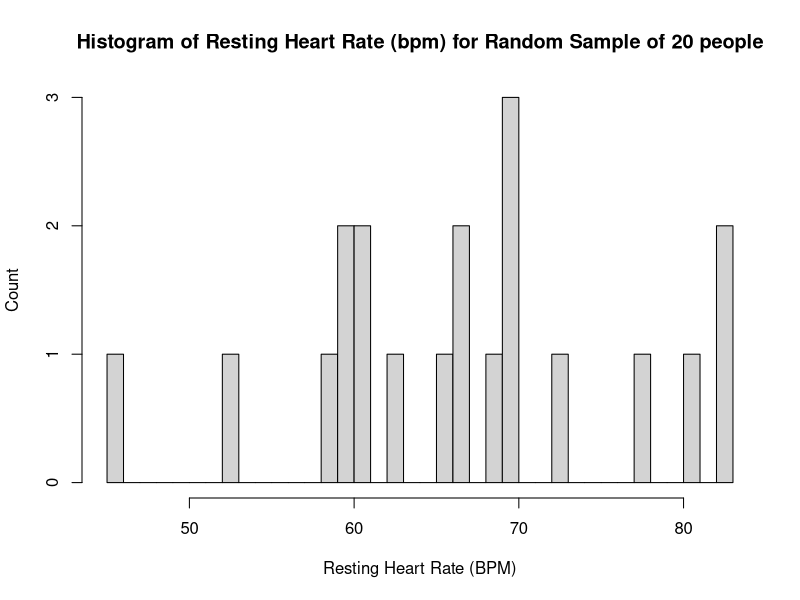
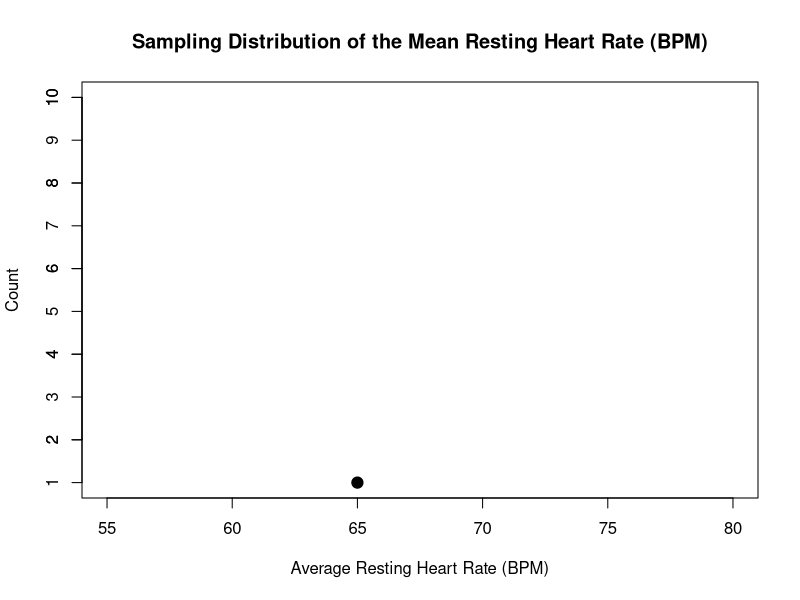
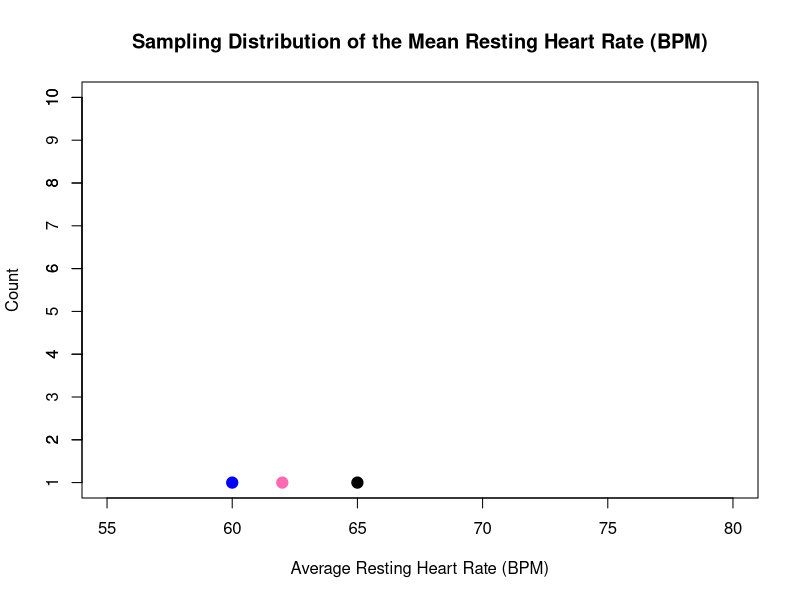
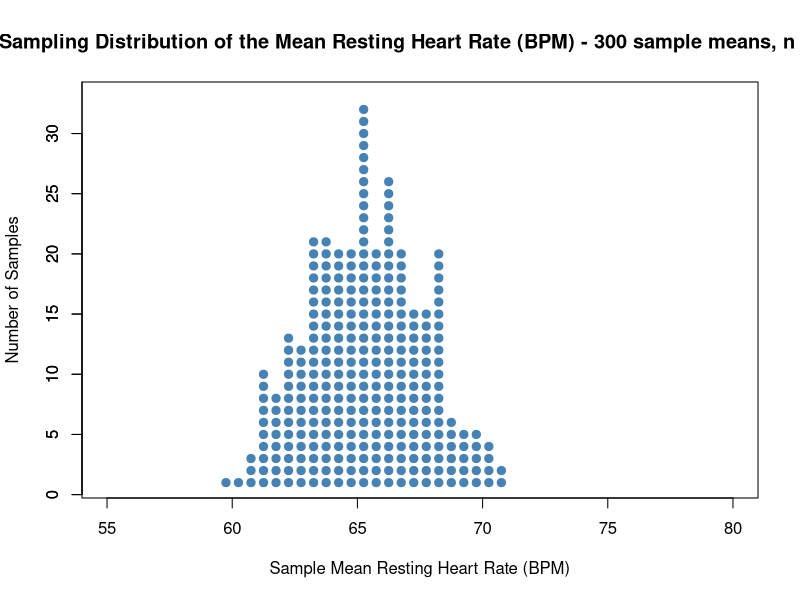
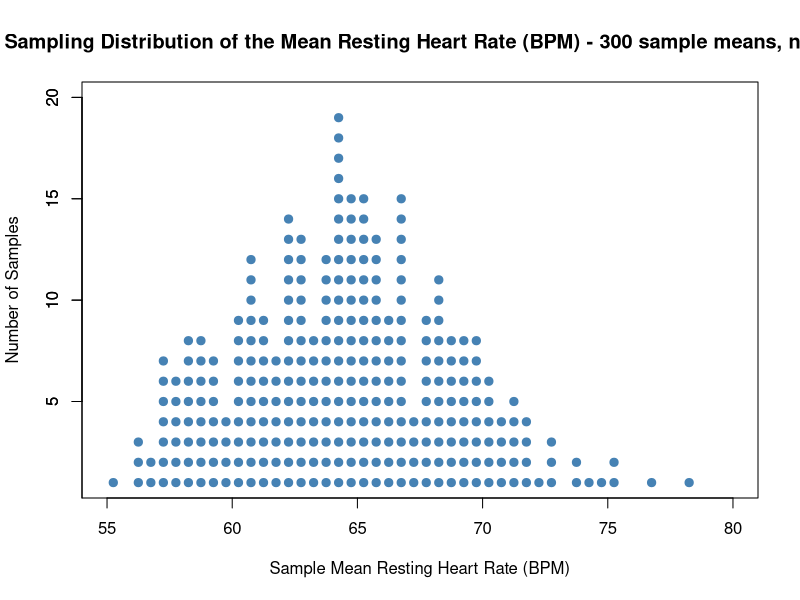
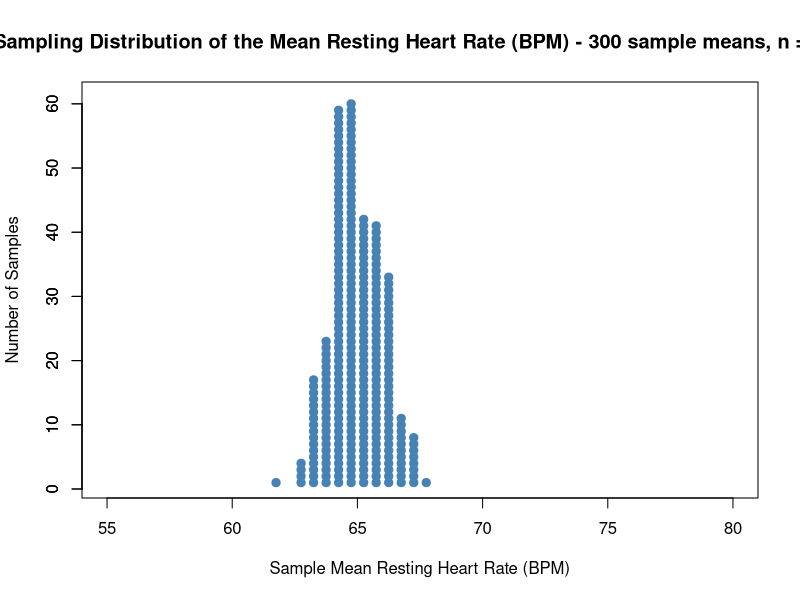
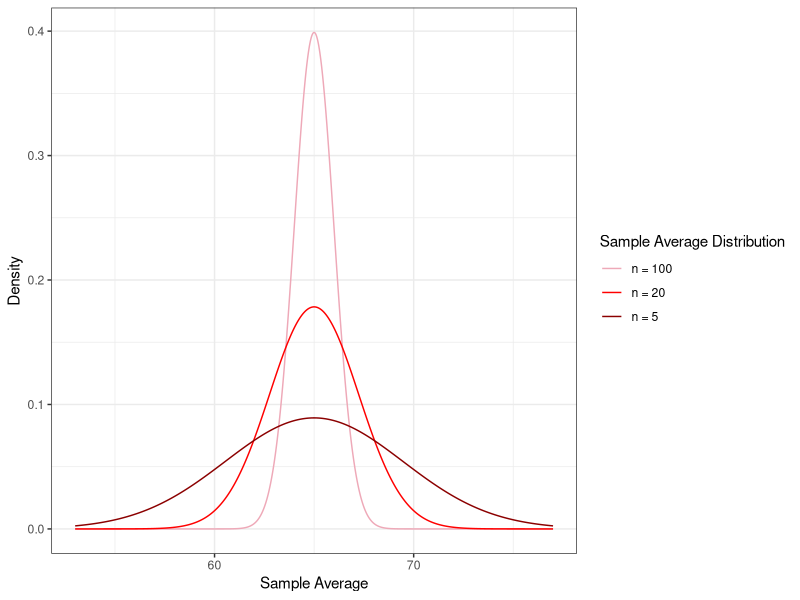

Here is the R script that generated these plots, in order:
## ---- chunk 1
#| fig-alt: "A histogram with the title Histogram of Resting Heart Rate (bpm) for Random Sample of 20 people, with bins spread out from 45 to 85"

library(tidyverse)
set.seed(123)
#Generate random normal
n <- 20
x <- rnorm(n, mean = 65, sd = 10)

h <- hist(
  x,
  breaks = 30,
  main = "Histogram of Resting Heart Rate (bpm) for Random Sample of 20 people",
  xlab = "Resting Heart Rate (BPM)",
  ylab = "Count"
)
## ---- chunk 2
#| fig-alt: "A scatterplot titled Sampling Distribution of the Mean resting Heart Rate (BPM) which has one point at 65"

# Blank scatter plot
plot(
  NA, NA,
  xlim = c(55, 80),
  ylim = c(1, 10),
  xlab = "Average Resting Heart Rate (BPM)",
  ylab = "Count",
  main = "Sampling Distribution of the Mean Resting Heart Rate (BPM)"
)

# Add custom y-axis ticks at 1–5
axis(side = 2, at = 1:10, labels = 1:10)
# Add one dot at (65, 1)
points(65, 1, pch = 19, cex = 1.5)
## ---- chunk 3
#| fig-alt: "A scatterplot titled Sampling Distribution of the Mean Resting Heart Rate (BPM) with three points, a blue one at 60, a pink one at 62, and a black one at 65."

# Blank scatter plot
plot(
  NA, NA,
  xlim = c(55, 80),
  ylim = c(1, 10),
  xlab = "Average Resting Heart Rate (BPM)",
  ylab = "Count",
  main = "Sampling Distribution of the Mean Resting Heart Rate (BPM)"
)

# Add custom y-axis ticks at 1–5
axis(side = 2, at = 1:10, labels = 1:10)

# Add one dot at (65, 1)
points(65, 1, pch = 19, cex = 1.5, col="black")
points(60, 1, pch= 19, cex=1.5, col= "blue")
points(62, 1, pch = 19, cex = 1.5, col="hotpink")
## ---- chunk 4

#| fig-alt: "A scatterplot with the title Sampling Distribution of the Mean Resting Heart Rate (BPM) - 300 sample means, n = 20 with many blue dots between 58 and 72, appearing almost like a normal distribution curve"

# --- Population parameters ---
N_pop <- 1000
mu <- 65
sigma <- 10

# Create the population
population <- rnorm(N_pop, mean = mu, sd = sigma)

# --- Sampling parameters ---
n <- 20          # sample size
n_samples <- 300 # number of repeated samples

# Generate sample means
sample_means <- replicate(
  n_samples,
  mean(sample(population, size = n, replace = TRUE))
)

# --- Stack dots into bins ---
breaks <- seq(55, 90, by = 0.5)
bins <- cut(sample_means, breaks = breaks, include.lowest = TRUE)
counts <- table(bins)

# --- Plot ---
plot(
  NA, NA,
  xlim = c(55, 80),
  ylim = c(1, max(counts) + 1),
  xlab = "Sample Mean Resting Heart Rate (BPM)",
  ylab = "Number of Samples",
  main = "Sampling Distribution of the Mean Resting Heart Rate (BPM) - 300 sample means, n = 20"
)

axis(2, at = pretty(0:max(counts)))

# Draw stacked dots
for (i in seq_along(counts)) {
  if (counts[i] > 0) {
    x_center <- mean(breaks[i:(i + 1)])
    points(rep(x_center, counts[i]), 1:counts[i],
           pch = 19, cex = 1.1, col = "steelblue")
  }
}
## ---- chunk 5
#| fig-alt: "A scatterplot with the title Sampling Distribution of the Mean Resting Heart Rate (BPM) - 300 sample means, n = 5 with many blue dots between 55 and 78, appearing almost like a normal distribution curve"

# --- Population parameters ---
N_pop <- 1000
mu <- 65
sigma <- 10

# Create the population
population <- rnorm(N_pop, mean = mu, sd = sigma)

# --- Sampling parameters ---
n <- 5          # sample size
n_samples <- 300 # number of repeated samples

# Generate sample means
sample_means <- replicate(
  n_samples,
  mean(sample(population, size = n, replace = TRUE))
)

# --- Stack dots into bins ---
breaks <- seq(55, 90, by = 0.5)
bins <- cut(sample_means, breaks = breaks, include.lowest = TRUE)
counts <- table(bins)

# --- Plot ---
plot(
  NA, NA,
  xlim = c(55, 80),
  ylim = c(1, max(counts) + 1),
  xlab = "Sample Mean Resting Heart Rate (BPM)",
  ylab = "Number of Samples",
  main = "Sampling Distribution of the Mean Resting Heart Rate (BPM) - 300 sample means, n = 5"
)

axis(2, at = pretty(0:max(counts)))

# Draw stacked dots
for (i in seq_along(counts)) {
  if (counts[i] > 0) {
    x_center <- mean(breaks[i:(i + 1)])
    points(rep(x_center, counts[i]), 1:counts[i],
           pch = 19, cex = 1.1, col = "steelblue")
  }
}
## ---- chunk 6

#| fig-alt: "A scatterplot with the title Sampling Distribution of the Mean Resting Heart Rate (BPM) - 300 sample means, n = 100 with many blue dots between 62 and 68, appearing almost like a normal distribution curve"

# --- Population parameters ---
N_pop <- 1000
mu <- 65
sigma <- 10

# Create the population
population <- rnorm(N_pop, mean = mu, sd = sigma)

# --- Sampling parameters ---
n <- 100          # sample size
n_samples <- 300 # number of repeated samples

# Generate sample means
sample_means <- replicate(
  n_samples,
  mean(sample(population, size = n, replace = TRUE))
)

# --- Stack dots into bins ---
breaks <- seq(55, 90, by = 0.5)
bins <- cut(sample_means, breaks = breaks, include.lowest = TRUE)
counts <- table(bins)

# --- Plot ---
plot(
  NA, NA,
  xlim = c(55, 80),
  ylim = c(1, max(counts) + 1),
  xlab = "Sample Mean Resting Heart Rate (BPM)",
  ylab = "Number of Samples",
  main = "Sampling Distribution of the Mean Resting Heart Rate (BPM) - 300 sample means, n = 100"
)

axis(2, at = pretty(0:max(counts)))

# Draw stacked dots
for (i in seq_along(counts)) {
  if (counts[i] > 0) {
    x_center <- mean(breaks[i:(i + 1)])
    points(rep(x_center, counts[i]), 1:counts[i],
           pch = 19, cex = 1.1, col = "steelblue")
  }
}
## ---- chunk 7
#| message: FALSE
#| echo: FALSE
#| fig-alt: "A plot with three bell curves; a tall, thin one labelled n = 100; a shorter, wider one labelled n = 20; and an even shorter, wider one labelled n = 5. The x-axis is labelled Sample Average and the y-axis is labelled Density."

library(ggplot2)

ggplot(data = data.frame(x = c(53, 77)), aes(x)) +
  stat_function(fun = dnorm, n = 1001, args = list(mean = 65, sd = 1), aes(color = "n = 100")) +
  stat_function(fun = dnorm, n = 1001, args = list(mean = 65, sd = 10/sqrt(20)), aes(color = "n = 20")) +
  stat_function(fun = dnorm, n = 1001, args = list(mean = 65, sd = 10/sqrt(5)), aes(color = "n = 5")) +
  ylab("Density") + 
  xlab("Sample Average") +
  theme_bw() +
  scale_color_manual(name = "Sample Average Distribution",
                     breaks = c("n = 100", 
                                "n = 20",
                                "n = 5"),
                     values = c("n = 5" = "darkred",
                                "n = 20" = "red",
                                "n = 100" = "pink2"))

## ---- chunk 8
#| echo: true
qnorm(.975, mean = 0, sd = 1)
## ---- chunk 9
#| echo: true
qnorm(.5, mean = 0, sd = 1)
## ---- chunk 10
#| echo: true
alpha <- 0.05
qnorm(1-(alpha/2), mean = 0, sd = 1)
## ---- chunk 11
#| echo: true
qnorm(.95, mean = 0, sd = 1)
## ---- chunk 12
#| echo: true
pnorm(1.96, mean = 0, sd = 1)
## ---- chunk 13
#| echo: true
pnorm(3, mean = 0, sd = 1)
## ---- chunk 14
#| echo: FALSE

unchealth <- data.frame(age = c(rnorm(50, 19, 0.5), rnorm(50, 20, 0.7), rnorm(50, 21, 0.9), rnorm(50, 22, 1.2)), year = c(rep("fresh", 50), rep("soph", 50), rep("jun", 50), rep("sen", 50)), exercise = rnorm(200, 2, 1), sleep = rnorm(200, 8, 1), veg_serving = sample(0:10, 200, replace = TRUE))

unchealth <- unchealth %>% mutate(exercise = case_when(exercise < 0 ~ 0, TRUE ~ exercise),
                                  sleep = case_when(sleep < 0 ~ 0, TRUE ~ sleep)) %>% arrange(exercise)

head(unchealth)

## ---- chunk 15
#| eval: TRUE
#| echo: FALSE

unchealth |> 
  filter(age >= 18 & age < 24) |>
  group_by(year) |>
  summarize(mean_veg = mean(veg_serving, na.rm = TRUE))
